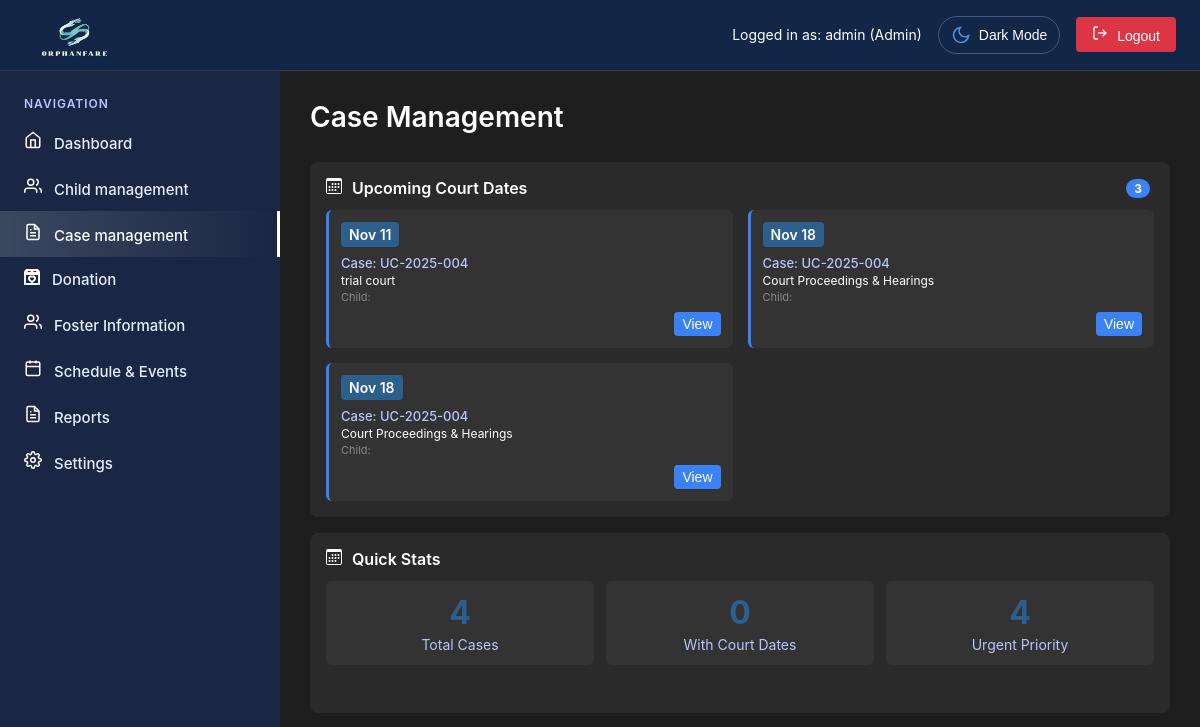
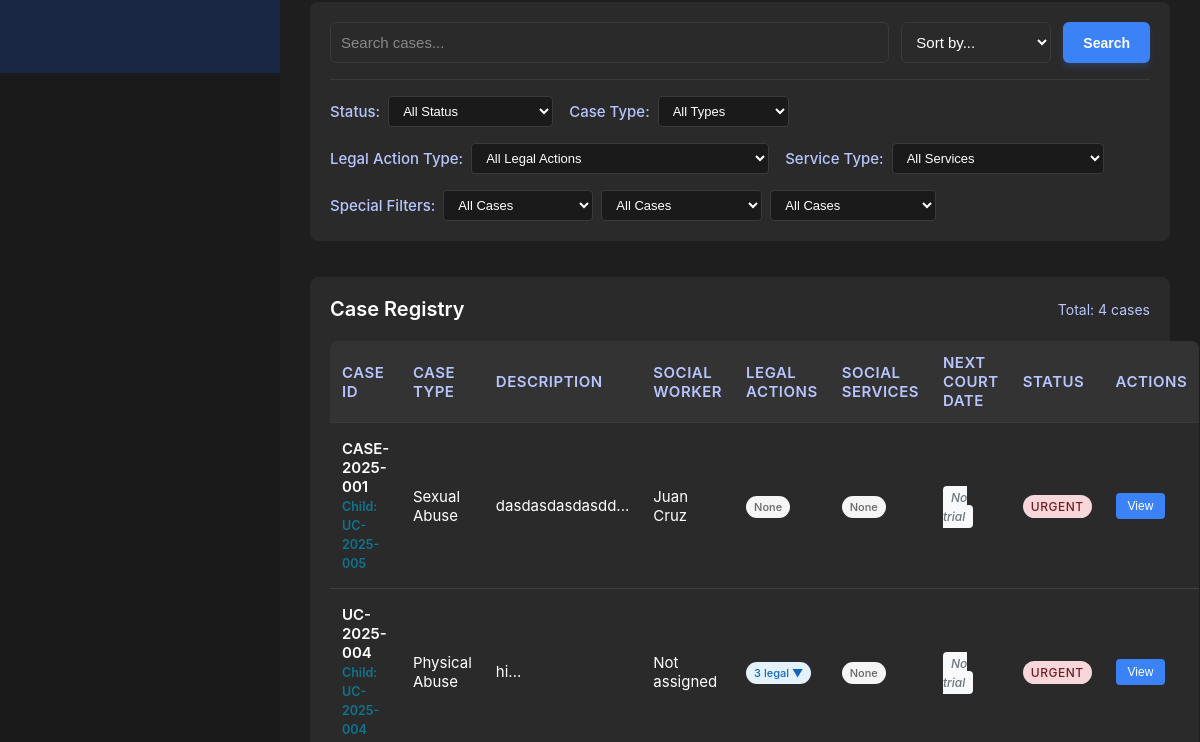
Page /admin/case-management.php (signed in, upper part) on the earlier database version (2 pictures, top to bottom).
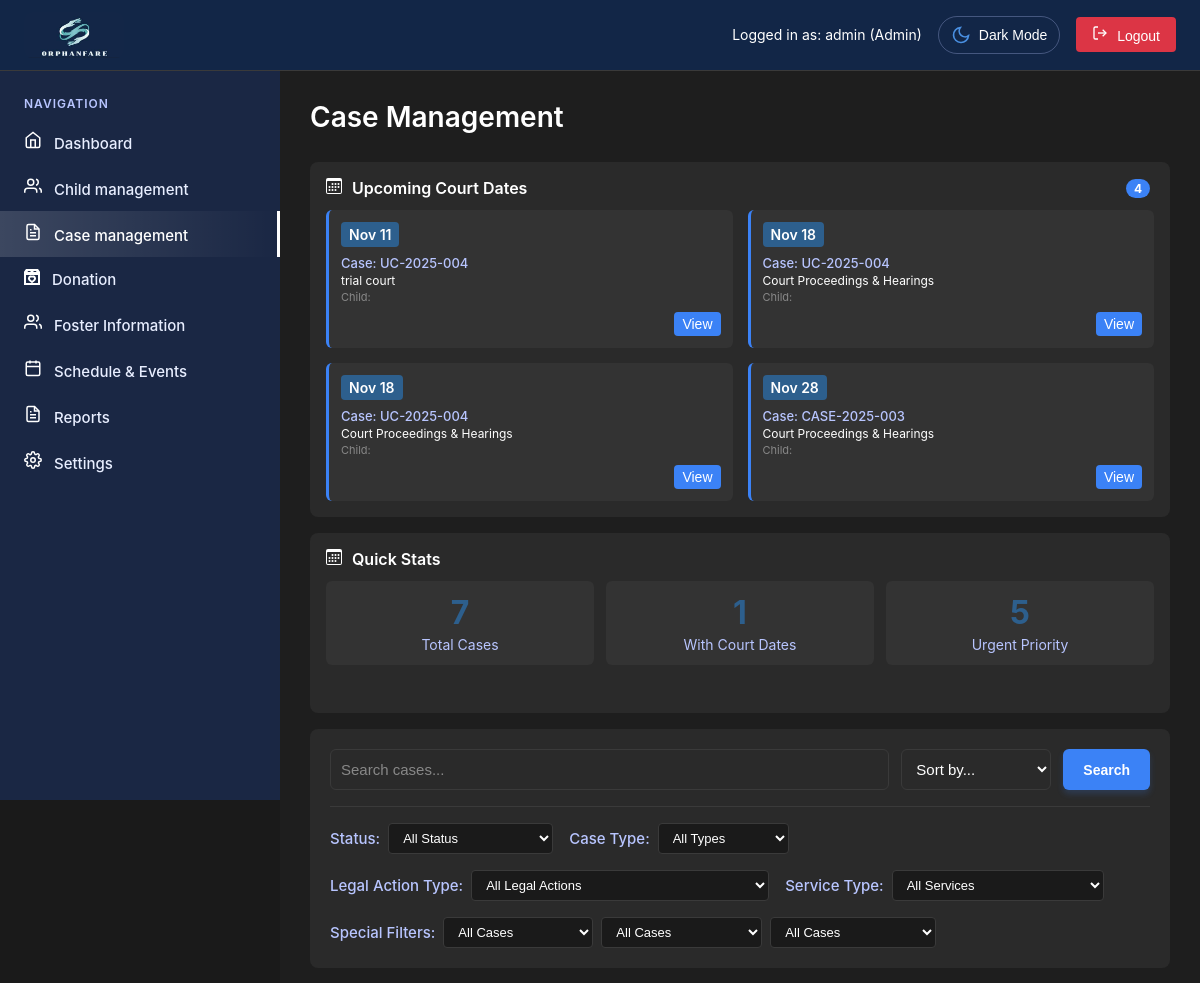
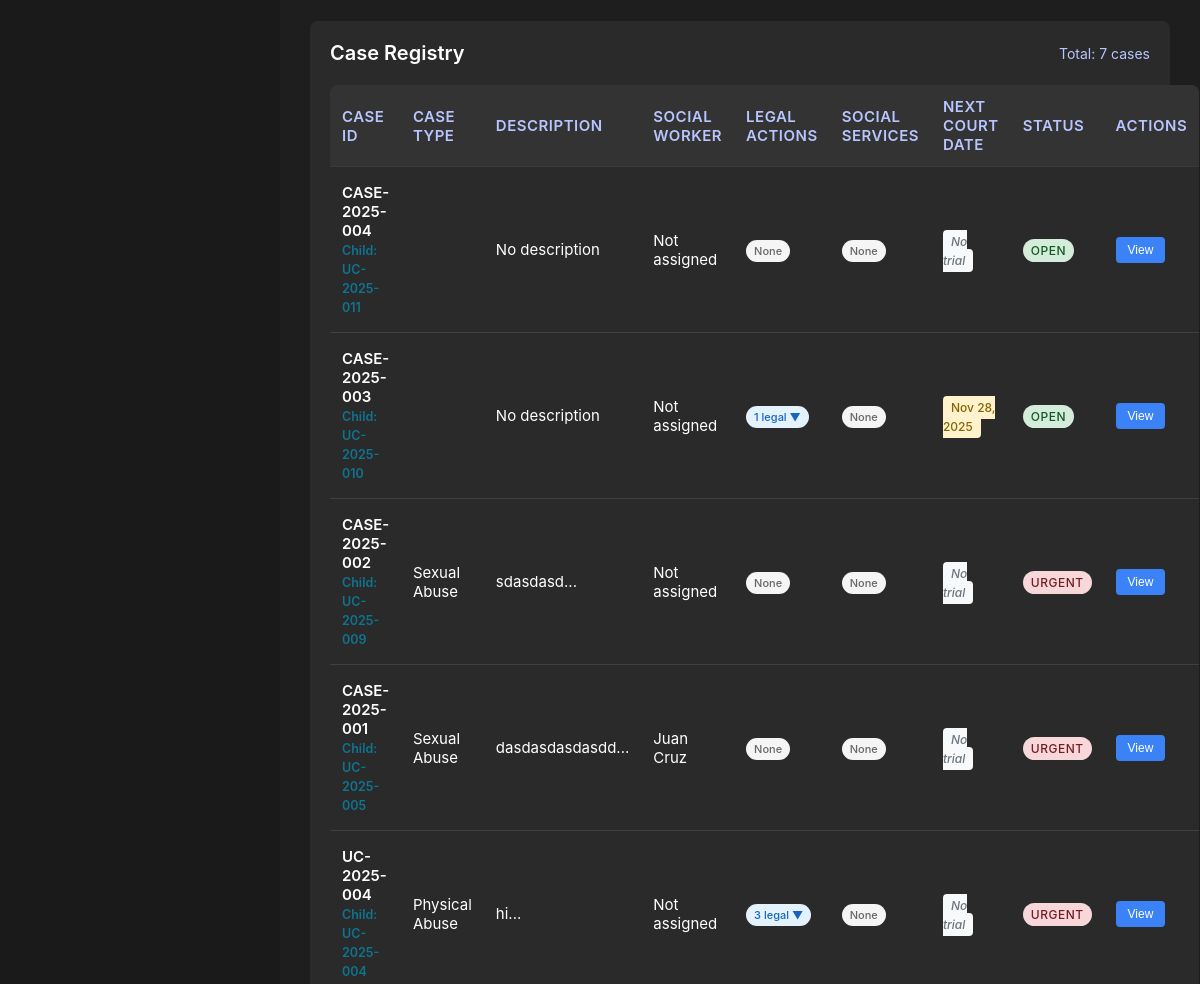
Same page on the later database version (2 pictures, top to bottom).
### tables this page shows
CREATE TABLE `legal_actions` (
  `id` int(11) NOT NULL,
  `case_id` varchar(20) NOT NULL,
  `type` varchar(100) NOT NULL,
  `date` date NOT NULL,
  `status` enum('Scheduled','Completed','Cancelled') DEFAULT 'Scheduled',
  `notes` text DEFAULT NULL,
  `created_at` timestamp NOT NULL DEFAULT current_timestamp(),
  `updated_at` timestamp NOT NULL DEFAULT current_timestamp() ON UPDATE current_timestamp()
);

CREATE TABLE `cases` (
  `id` int(11) NOT NULL,
  `case_id` varchar(20) NOT NULL,
  `case_type` varchar(100) NOT NULL,
  `child_name` varchar(100) NOT NULL,
  `child_age` int(11) NOT NULL,
  `child_gender` enum('Male','Female') NOT NULL,
  `current_location` text DEFAULT NULL,
  `birth_date` date DEFAULT NULL,
  `birth_place` varchar(255) DEFAULT NULL,
  `educational_attention` varchar(255) DEFAULT NULL,
  `contact_number` varchar(20) DEFAULT NULL,
  `reported_by` varchar(100) NOT NULL,
  `reporter_relation` varchar(100) DEFAULT NULL,
  `reporter_phone` varchar(20) DEFAULT NULL,
  `reporter_email` varchar(100) DEFAULT NULL,
  `expected_date` date NOT NULL,
  `description` text NOT NULL,
  `priority` enum('urgent','high','medium','low') DEFAULT 'medium',
  `social_worker` varchar(100) DEFAULT NULL,
  `current_status` varchar(50) DEFAULT NULL,
  `status` enum('Open','Under Investigation','Court Action Pending','Closed') DEFAULT 'Open',
  `created_date` datetime NOT NULL DEFAULT current_timestamp(),
  `created_by` int(11) NOT NULL,
  `created_at` timestamp NOT NULL DEFAULT current_timestamp(),
  `updated_at` timestamp NOT NULL DEFAULT current_timestamp() ON UPDATE current_timestamp(),
  `linked_child_id` varchar(20) DEFAULT NULL,
  `cf_incident_date` date DEFAULT NULL,
  `cf_incident_location` varchar(255) DEFAULT NULL,
  `cf_perpetrator_name` varchar(100) DEFAULT NULL,
  `cf_perpetrator_relation` varchar(100) DEFAULT NULL,
  `cf_evidence_notes` text DEFAULT NULL,
  `cf_risk_level` varchar(50) DEFAULT NULL,
  `cf_case_priority` varchar(50) DEFAULT NULL,
  `cf_investigation_status` varchar(100) DEFAULT NULL,
  `cf_favorite_color` text DEFAULT NULL
);

### admin/includes/permissions.php (called while the page is built, shortened)
<?php
class PermissionManager {
    private $conn;
    private $role;
    private $is_pdo = false;
    public function __construct($conn, $role, $user_id) {
        $this->conn = $conn;
        $this->role = $role;
        $this->is_pdo = $conn instanceof PDO;
    }
    public function hasPermission($module, $action) {
        if ($this->is_pdo) {
            $sql = "SELECT can_view, can_edit, can_delete, can_create
                    FROM permissions
                    WHERE role = ? AND module = ?";
            $stmt = $this->conn->prepare($sql);
            $stmt->execute([$this->role, $module]);
            $permission = $stmt->fetch(PDO::FETCH_ASSOC);
        }
        if ($permission) {
            switch ($action) {
                case 'view': return (bool)$permission['can_view'];
                case 'edit': return (bool)$permission['can_edit'];
                case 'delete': return (bool)$permission['can_delete'];
                case 'create': return (bool)$permission['can_create'];
            }
        }
        return false;
    }
}
?>

### admin/case-management.php (the view, shortened to what the changed rows need)
<?php
require_once 'includes/header.php';
function getStatusBadgeClass($status) {
    switch (strtolower($status)) {
        case 'urgent': return 'status-urgent';
        case 'open': return 'status-active';
    }
}
function getSocialWorkerName($socialWorkerId) {
    $socialWorkers = [
        'maria-santos' => 'Maria Santos',
        'juan-cruz' => 'Juan Cruz',
        'lisa-gonzalez' => 'Lisa Gonzalez',
        'carlos-reyes' => 'Carlos Reyes'
    ];
    return $socialWorkers[$socialWorkerId] ?? 'Not assigned';
}
function getUpcomingTrials($pdo) {
    $today = date('Y-m-d');
    $trials = [];
    try {
        $stmt = $pdo->prepare("
            SELECT la.*, c.case_id, c.child_name, c.case_type
            FROM legal_actions la
            LEFT JOIN cases c ON la.case_id = c.case_id
            WHERE la.type LIKE '%court%' OR la.type LIKE '%trial%' OR la.type LIKE '%hearing%'
            AND la.date >= ?
            ORDER BY la.date ASC
        ");
        $stmt->execute([$today]);
        $trials = $stmt->fetchAll();
    } catch (Exception $e) {
        error_log("Error fetching upcoming trials: " . $e->getMessage());
    }
    return $trials;
}
$whereClause = "WHERE 1=1";
$params = [];
$orderBy = "ORDER BY created_date DESC";
$cases = [];
$legalActionsCount = [];
$socialServicesCount = [];
$upcomingCourtDates = [];
$caseSocialServices = [];
try {
    $query = "
        SELECT c.*,
               (SELECT COUNT(*) FROM legal_actions la WHERE la.case_id = c.case_id) as legal_actions_count,
               (SELECT COUNT(*) FROM social_services ss WHERE ss.case_id = c.case_id) as social_services_count,
               (SELECT MIN(la.date) FROM legal_actions la
                WHERE la.case_id = c.case_id
                AND (la.type LIKE '%court%' OR la.type LIKE '%trial%' OR la.type LIKE '%hearing%')
                AND la.date >= CURDATE()) as next_court_date
        FROM cases c
        $whereClause
        $orderBy
    ";
    $stmt = $pdo->prepare($query);
    $stmt->execute($params);
    $cases = $stmt->fetchAll();
    foreach ($cases as $case) {
        $caseId = $case['case_id'];
        $stmt = $pdo->prepare("SELECT type, date_started, status FROM social_services WHERE case_id = ? ORDER BY date_started DESC");
        $stmt->execute([$caseId]);
        $caseSocialServices[$caseId] = $stmt->fetchAll();
        $legalActionsCount[$caseId] = $case['legal_actions_count'];
        $socialServicesCount[$caseId] = $case['social_services_count'];
        $upcomingCourtDates[$caseId] = $case['next_court_date'];
    }
} catch (Exception $e) {
    error_log("Database error in case management: " . $e->getMessage());
}
$upcomingTrials = getUpcomingTrials($pdo);
$canEdit = $permissionManager->hasPermission('case_management', 'edit');
?>
<main class="main-content">
    <div class="page-header">
        <h1 class="page-title">Case Management
        </h1>
    </div>
                <div class="case-sidebar">
                        <div class="sidebar-section">
                            <h3 class="sidebar-title">
                                <div class="icon">
                                </div>
                                Upcoming Court Dates
                                <span class="sidebar-badge"><?php echo count($upcomingTrials); ?></span>
                            </h3>
                                <?php if (!empty($upcomingTrials)): ?>
                                    <div class="upcoming-trials-list">
                                        <?php foreach ($upcomingTrials as $trial): ?>
                                            <div class="trial-item">
                                                <div class="trial-date">
                                                    <?php echo date('M j', strtotime($trial['date'])); ?>
                                                </div>
                                                <div class="trial-info">
                                                    <div class="trial-case">Case: <?php echo htmlspecialchars($trial['case_id']); ?></div>
                                                    <div class="trial-type"><?php echo htmlspecialchars($trial['type']); ?></div>
                                                    <div class="trial-child">Child: <?php echo htmlspecialchars($trial['child_name'] ?? 'Unknown'); ?></div>
                                                </div>
                                                <div class="trial-actions">
                                                    <button class="btn-small" onclick="viewCase('<?php echo htmlspecialchars($trial['case_id']); ?>')">View</button>
                                                </div>
                                            </div>
                                        <?php endforeach; ?>
                                    </div>
                                <?php else: ?>
                                    <div class="no-upcoming-trials">
                                        No upcoming court dates
                                    </div>
                                <?php endif; ?>
                        </div>
                        <div class="sidebar-section">
                            <div class="stats-grid">
                                <div class="stat-item">
                                    <div class="stat-number"><?php echo count($cases); ?></div>
                                    <div class="stat-label">Total Cases</div>
                                </div>
                                <div class="stat-item">
                                    <div class="stat-number">
                                        <?php
                                        $courtCases = array_filter($cases, function($case) use ($upcomingCourtDates) {
                                            return !empty($upcomingCourtDates[$case['case_id']]);
                                        });
                                        echo count($courtCases);
                                        ?>
                                    </div>
                                    <div class="stat-label">With Court Dates</div>
                                </div>
                                <div class="stat-item">
                                    <div class="stat-number">
                                        <?php
                                        $urgentCases = array_filter($cases, function($case) {
                                            return ($case['priority'] ?? '') === 'urgent';
                                        });
                                        echo count($urgentCases);
                                        ?>
                                    </div>
                                    <div class="stat-label">Urgent Priority</div>
                                </div>
                            </div>
                        </div>
    <div class="case-management-layout">
        <div class="case-main-content">
            <div class="registry-section">
                <div class="registry-header">
                    <h2 class="registry-title">Case Registry</h2>
                    <span class="total-count">Total: <?php echo count($cases); ?> cases</span>
                </div>
                <table class="foster-table">
                    <thead>
                        <tr>
                            <th>Case ID</th>
                            <th>Case Type</th>
                            <th>Description</th>
                            <th>Social Worker</th>
                            <th>Legal Actions</th>
                            <th>Social Services</th>
                            <th>Next Court Date</th>
                            <th>Status</th>
                            <th>Actions</th>
                        </tr>
                    </thead>
                    <tbody id="caseTableBody">
                        <?php foreach ($cases as $case):
                            $caseId = $case['case_id'];
                            $legalCount = $legalActionsCount[$caseId] ?? 0;
                            $socialCount = $socialServicesCount[$caseId] ?? 0;
                            $nextCourtDate = $upcomingCourtDates[$caseId] ?? null;
                            $socialServices = $caseSocialServices[$caseId] ?? [];
                        ?>
                        <tr <?php if ($canEdit): ?>onclick="viewCaseDetails('<?php echo htmlspecialchars($caseId); ?>')" style="cursor: pointer;"<?php else: ?>style="cursor: not-allowed;"<?php endif; ?>>
                            <td class="foster-id"><?php echo htmlspecialchars($caseId); ?>
                                <?php if ($case['linked_child_id']): ?>
                                    <br><small style="color: #0E7490;">Child: <?php echo htmlspecialchars($case['linked_child_id']); ?></small>
                                <?php endif; ?>
                            </td>
                            <td><?php echo htmlspecialchars(ucfirst($case['case_type'] ?? 'Unknown')); ?></td>
                            <td class="notes-cell"><?php echo htmlspecialchars($case['description'] ? substr($case['description'], 0, 50) . '...' : 'No description'); ?></td>
                            <td><?php echo htmlspecialchars(getSocialWorkerName($case['social_worker'] ?? '')); ?></td>
                            <td>
                                <?php if ($legalCount > 0): ?>
                                    <div class="actions-dropdown">
                                        <span class="count-badge legal-count" onclick="event.stopPropagation(); toggleActions(this)">
                                            <?php echo $legalCount; ?> legal ▼
                                        </span>
                                    </div>
                                <?php else: ?>
                                    <span class="count-badge no-data">None</span>
                                <?php endif; ?>
                            </td>
                            <td>
                                <?php if ($socialCount > 0): ?>
                                    <div class="services-dropdown">
                                        <span class="count-badge social-count" onclick="event.stopPropagation(); toggleServices(this)">
                                            <?php echo $socialCount; ?> services ▼
                                        </span>
                                        <div class="services-list">
                                            <?php foreach ($socialServices as $service): ?>
                                                <div class="service-item">
                                                    <strong><?php echo htmlspecialchars($service['type']); ?></strong>
                                                    <div class="service-date">Started: <?php echo date('M j, Y', strtotime($service['date_started'])); ?></div>
                                                    <div class="service-status"><?php echo htmlspecialchars($service['status']); ?></div>
                                                </div>
                                            <?php endforeach; ?>
                                        </div>
                                    </div>
                                <?php else: ?>
                                    <span class="count-badge no-data">None</span>
                                <?php endif; ?>
                            </td>
                            <td>
                                <?php if ($nextCourtDate): ?>
                                    <span class="court-date upcoming"><?php echo date('M j, Y', strtotime($nextCourtDate)); ?></span>
                                <?php else: ?>
                                    <span class="court-date none">No trial</span>
                                <?php endif; ?>
                            </td>
                            <td>
                                <?php
                                $statusText = $case['status'] ?? 'Unknown';
                                $statusClass = getStatusBadgeClass($case['status'] ?? '');
                                if (($case['status'] ?? '') === 'Open' && ($case['priority'] ?? '')) {
                                    $statusText = ucfirst($case['priority']);
                                    $statusClass = getStatusBadgeClass($case['priority']);
                                }
                                ?>
                                <span class="status-badge <?php echo $statusClass; ?>"><?php echo htmlspecialchars($statusText); ?></span>
                            </td>
                            <td onclick="event.stopPropagation();">
                                <?php if ($canEdit): ?>
                                    <button class="view-btn" onclick="viewCase('<?php echo htmlspecialchars($caseId); ?>')">View</button>
                                <?php else: ?>
                                    <button class="view-btn" disabled title="Read-only mode - No actions allowed">View</button>
                                <?php endif; ?>
                            </td>
                        </tr>
                        <?php endforeach; ?>
                    </tbody>
                </table>
            </div>
        </div>
        </div>
    </div>
</main>
<?php
require_once 'includes/footer.php';
?>

Differences in the rows shown:
added legal_actions: date "Nov 28", cases.case_id "CASE-2025-003", type "Court Proceedings & Hearings"
added cases: case "CASE-2025-004", linked_child "UC-2025-011", description "No description", social_worker "Not assigned", shows "None", shows "No trial", status "OPEN"
added cases: case "CASE-2025-003", linked_child "UC-2025-010", description "No description", social_worker "Not assigned", legalCount "1", shows "None", case "Nov 28, 2025", status "OPEN"
added cases: case "CASE-2025-002", linked_child "UC-2025-009", case_type "Sexual Abuse", description "sdasdasd...", social_worker "Not assigned", shows "None", shows "No trial", priority "URGENT"
Other differences:
count($upcomingTrials): "3" → "4"
count($cases): "4" → "7"
count($courtCases): "0" → "1"
count($urgentCases): "4" → "5"
